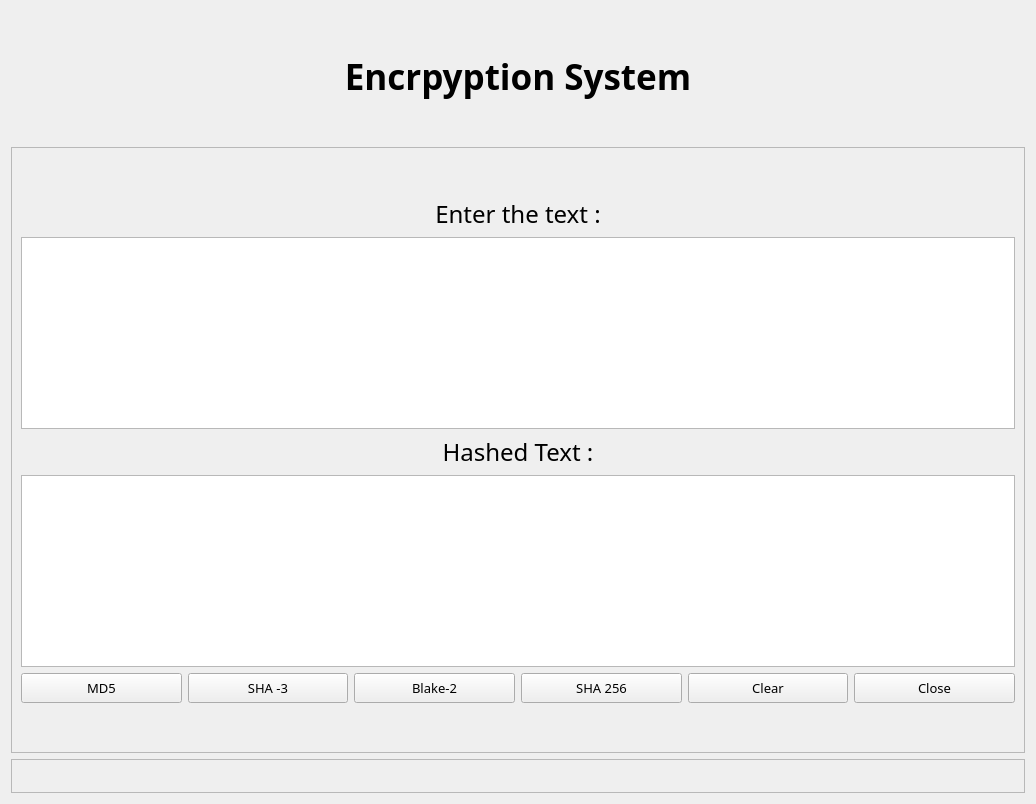
<?xml version="1.0" encoding="UTF-8"?>
<ui version="4.0">
    <class>Form</class>
    <widget class="QWidget" name="Form">
        <property name="geometry">
            <rect>
                <x>0</x>
                <y>0</y>
                <width>1036</width>
                <height>804</height>
            </rect>
        </property>
        <property name="windowTitle">
            <string>Form</string>
        </property>
        <layout class="QVBoxLayout" name="verticalLayout_4">
            <item>
                <spacer name="verticalSpacer_5">
                    <property name="orientation">
                        <enum>Qt::Vertical</enum>
                    </property>
                    <property name="sizeHint" stdset="0">
                        <size>
                            <width>20</width>
                            <height>25</height>
                        </size>
                    </property>
                </spacer>
            </item>
            <item>
                <widget class="QLabel" name="Header_Label">
                    <property name="font">
                        <font>
                            <family>Rockwell</family>
                            <pointsize>26</pointsize>
                            <bold>true</bold>
                        </font>
                    </property>
                    <property name="text">
                        <string>Encrpyption System</string>
                    </property>
                    <property name="alignment">
                        <set>Qt::AlignCenter</set>
                    </property>
                </widget>
            </item>
            <item>
                <spacer name="verticalSpacer_4">
                    <property name="orientation">
                        <enum>Qt::Vertical</enum>
                    </property>
                    <property name="sizeHint" stdset="0">
                        <size>
                            <width>20</width>
                            <height>25</height>
                        </size>
                    </property>
                </spacer>
            </item>
            <item>
                <widget class="QFrame" name="frame">
                    <property name="minimumSize">
                        <size>
                            <width>150</width>
                            <height>0</height>
                        </size>
                    </property>
                    <property name="frameShape">
                        <enum>QFrame::StyledPanel</enum>
                    </property>
                    <property name="frameShadow">
                        <enum>QFrame::Raised</enum>
                    </property>
                    <layout class="QVBoxLayout" name="verticalLayout_3">
                        <item>
                            <spacer name="verticalSpacer_3">
                                <property name="orientation">
                                    <enum>Qt::Vertical</enum>
                                </property>
                                <property name="sizeHint" stdset="0">
                                    <size>
                                        <width>20</width>
                                        <height>40</height>
                                    </size>
                                </property>
                            </spacer>
                        </item>
                        <item>
                            <layout class="QVBoxLayout" name="verticalLayout">
                                <item>
                                    <widget class="QLabel" name="Encrypt_Label">
                                        <property name="font">
                                            <font>
                                                <family>Rockwell</family>
                                                <pointsize>18</pointsize>
                                            </font>
                                        </property>
                                        <property name="text">
                                            <string>Enter the text :</string>
                                        </property>
                                        <property name="alignment">
                                            <set>Qt::AlignCenter</set>
                                        </property>
                                    </widget>
                                </item>
                                <item>
                                    <widget class="QTextEdit" name="Encrypt_Text"/>
                                </item>
                            </layout>
                        </item>
                        <item>
                            <layout class="QVBoxLayout" name="verticalLayout_2">
                                <item>
                                    <widget class="QLabel" name="label_2">
                                        <property name="font">
                                            <font>
                                                <family>Rockwell</family>
                                                <pointsize>18</pointsize>
                                            </font>
                                        </property>
                                        <property name="text">
                                            <string>Hashed Text :</string>
                                        </property>
                                        <property name="alignment">
                                            <set>Qt::AlignCenter</set>
                                        </property>
                                    </widget>
                                </item>
                                <item>
                                    <widget class="QTextEdit" name="Hash_Text"/>
                                </item>
                            </layout>
                        </item>
                        <item>
                            <layout class="QHBoxLayout" name="horizontalLayout">
                                <item>
                                    <widget class="QPushButton" name="MD5_Encrypt">
                                        <property name="minimumSize">
                                            <size>
                                                <width>120</width>
                                                <height>30</height>
                                            </size>
                                        </property>
                                        <property name="font">
                                            <font>
                                                <family>Rockwell</family>
                                                <pointsize>10</pointsize>
                                            </font>
                                        </property>
                                        <property name="cursor">
                                            <cursorShape>PointingHandCursor</cursorShape>
                                        </property>
                                        <property name="text">
                                            <string>MD5</string>
                                        </property>
                                    </widget>
                                </item>
                                <item>
                                    <widget class="QPushButton" name="SHA_3">
                                        <property name="minimumSize">
                                            <size>
                                                <width>120</width>
                                                <height>30</height>
                                            </size>
                                        </property>
                                        <property name="font">
                                            <font>
                                                <family>Rockwell</family>
                                                <pointsize>10</pointsize>
                                            </font>
                                        </property>
                                        <property name="cursor">
                                            <cursorShape>PointingHandCursor</cursorShape>
                                        </property>
                                        <property name="text">
                                            <string>SHA -3</string>
                                        </property>
                                    </widget>
                                </item>
                                <item>
                                    <widget class="QPushButton" name="Blake_2">
                                        <property name="minimumSize">
                                            <size>
                                                <width>120</width>
                                                <height>30</height>
                                            </size>
                                        </property>
                                        <property name="font">
                                            <font>
                                                <family>Rockwell</family>
                                                <pointsize>10</pointsize>
                                            </font>
                                        </property>
                                        <property name="cursor">
                                            <cursorShape>PointingHandCursor</cursorShape>
                                        </property>
                                        <property name="text">
                                            <string>Blake-2</string>
                                        </property>
                                    </widget>
                                </item>
                                <item>
                                    <widget class="QPushButton" name="SHA_256">
                                        <property name="minimumSize">
                                            <size>
                                                <width>120</width>
                                                <height>30</height>
                                            </size>
                                        </property>
                                        <property name="font">
                                            <font>
                                                <family>Rockwell</family>
                                                <pointsize>10</pointsize>
                                            </font>
                                        </property>
                                        <property name="cursor">
                                            <cursorShape>PointingHandCursor</cursorShape>
                                        </property>
                                        <property name="text">
                                            <string>SHA 256</string>
                                        </property>
                                    </widget>
                                </item>
                                <item>
                                    <widget class="QPushButton" name="Btn_Clear">
                                        <property name="minimumSize">
                                            <size>
                                                <width>120</width>
                                                <height>30</height>
                                            </size>
                                        </property>
                                        <property name="font">
                                            <font>
                                                <family>Rockwell</family>
                                                <pointsize>10</pointsize>
                                            </font>
                                        </property>
                                        <property name="cursor">
                                            <cursorShape>PointingHandCursor</cursorShape>
                                        </property>
                                        <property name="text">
                                            <string>Clear</string>
                                        </property>
                                    </widget>
                                </item>
                                <item>
                                    <widget class="QPushButton" name="Btn_Close">
                                        <property name="minimumSize">
                                            <size>
                                                <width>120</width>
                                                <height>30</height>
                                            </size>
                                        </property>
                                        <property name="font">
                                            <font>
                                                <family>Rockwell</family>
                                                <pointsize>10</pointsize>
                                            </font>
                                        </property>
                                        <property name="cursor">
                                            <cursorShape>PointingHandCursor</cursorShape>
                                        </property>
                                        <property name="text">
                                            <string>Close</string>
                                        </property>
                                    </widget>
                                </item>
                            </layout>
                        </item>
                        <item>
                            <spacer name="verticalSpacer">
                                <property name="orientation">
                                    <enum>Qt::Vertical</enum>
                                </property>
                                <property name="sizeHint" stdset="0">
                                    <size>
                                        <width>20</width>
                                        <height>40</height>
                                    </size>
                                </property>
                            </spacer>
                        </item>
                    </layout>
                </widget>
            </item>
            <item>
                <widget class="QFrame" name="frame_2">
                    <property name="frameShape">
                        <enum>QFrame::StyledPanel</enum>
                    </property>
                    <property name="frameShadow">
                        <enum>QFrame::Raised</enum>
                    </property>
                    <layout class="QFormLayout" name="formLayout">
                        <property name="labelAlignment">
                            <set>Qt::AlignCenter</set>
                        </property>
                        <property name="formAlignment">
                            <set>Qt::AlignCenter</set>
                        </property>
                        <property name="leftMargin">
                            <number>200</number>
                        </property>
                        <item row="1" column="0">
                            <widget class="QSplitter" name="splitter">
                                <property name="orientation">
                                    <enum>Qt::Horizontal</enum>
                                </property>
                            </widget>
                        </item>
                        <item row="1" column="1">
                            <widget class="QLabel" name="Hash_Identify">
                                <property name="text">
                                    <string/>
                                </property>
                            </widget>
                        </item>
                    </layout>
                </widget>
            </item>
        </layout>
    </widget>
    <resources/>
    <connections/>
</ui>
